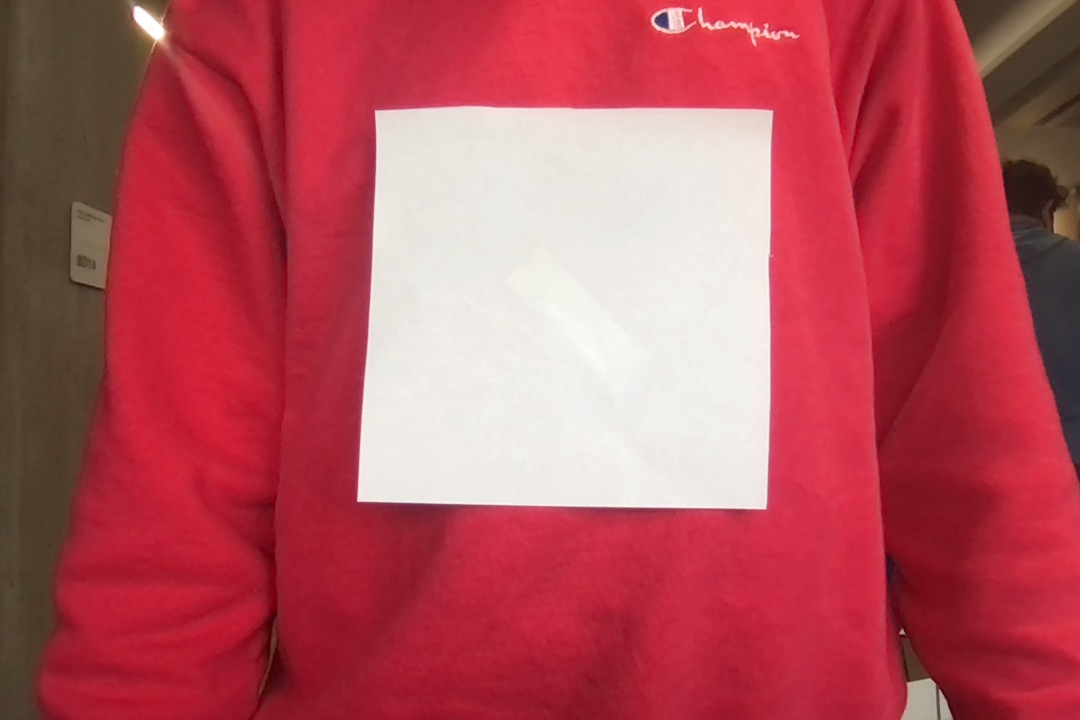
#> input picture experimental/images/square.jpg, 1080 x 720 px
$ python camera.py   (older library calls are emulated)
#> lines starting #> are read from the running program, lines starting #| are printed output that depends on the picture; after the words box and inside, x2 and y2 are one past the last pixel; in counts of white or black regions, pixels touching at a corner belong together
from imutils import paths
import numpy as np
import imutils
import cv2
from statistics import median

def find_marker(image):
    gray = cv2.cvtColor(image, cv2.COLOR_BGR2GRAY)
    gray = cv2.GaussianBlur(gray, (5, 5), 0)
    edged = cv2.Canny(gray, 35, 125)

    cnts = cv2.findContours(edged.copy(), cv2.RETR_LIST, cv2.CHAIN_APPROX_SIMPLE)
    cnts = imutils.grab_contours(cnts)
    cnts = sorted(cnts, key=cv2.contourArea, reverse=True)[:5]
    for c in cnts:
        peri = cv2.arcLength(c, True)
        approx = cv2.approxPolyDP(c, 0.02 * peri, True)
        if len(approx) == 4:
            (x, y, w, h) = cv2.boundingRect(approx)
            ar = w / float(h)
            if ar >= 0.95 and ar <= 1.05:
                return cv2.minAreaRect(approx)

def distance_to_camera(knownWidth, focalLength, perWidth):
	# compute and return the distance from the maker to the camera
	return (knownWidth * focalLength) / perWidth

KNOWN_DISTANCE = 18
KNOWN_WIDTH = 7.5

image = cv2.imread("images/square.jpg")
#> image is the input picture: shape (720, 1080, 3); mean B, G, R 92.2, 82, 180.7
marker = find_marker(image)
#> in find_marker, `gray = cv2.cvtColor(image, cv2.COLOR_BGR2GRAY)`:
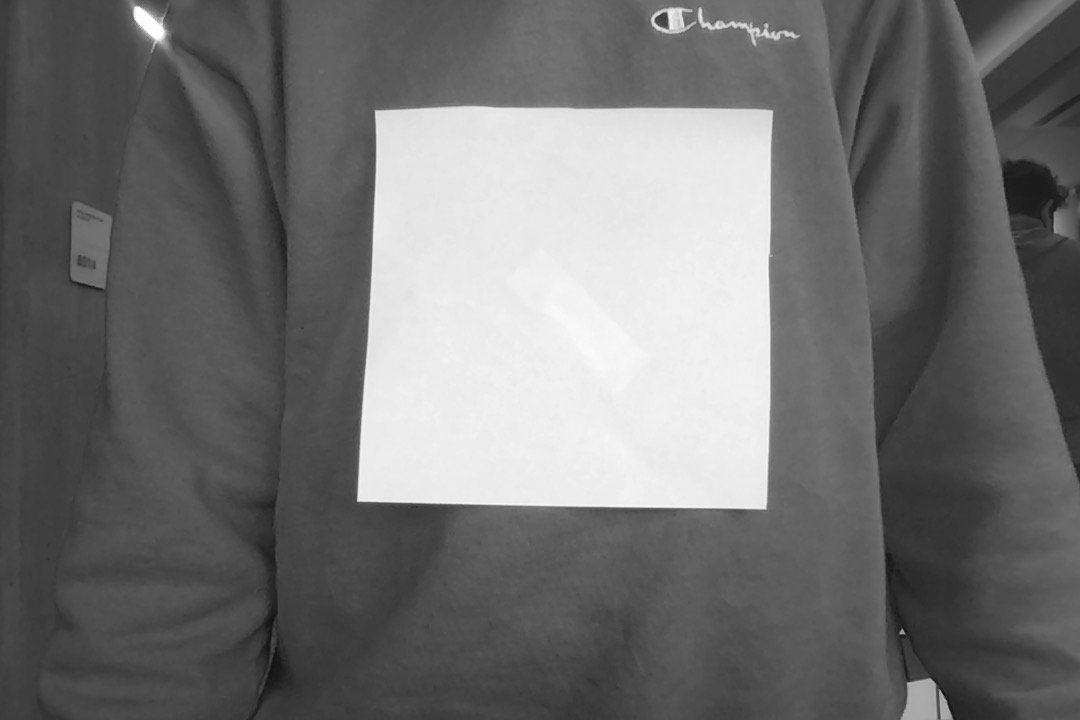
#> gray: shape (720, 1080); min 18, max 255, mean 112.7
#> in find_marker, `edged = cv2.Canny(gray, 35, 125)`:
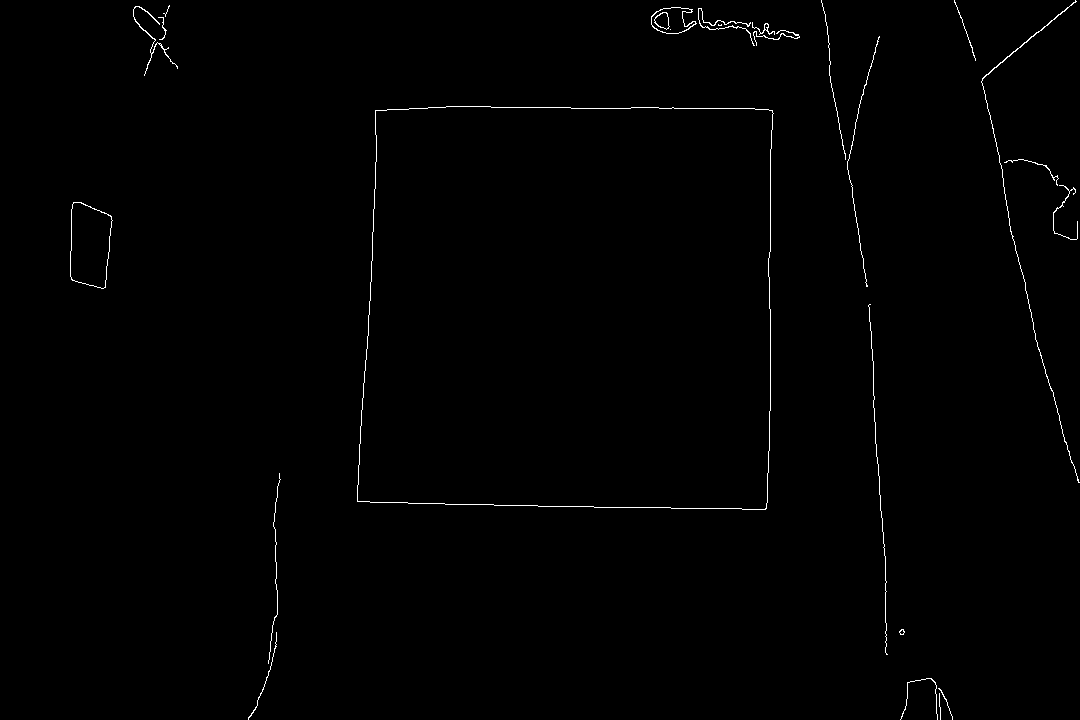
#> edged: shape (720, 1080); 0.62% white in thin lines or dots
#> in find_marker, `cnts = cv2.findContours(edged.copy(), cv2.RETR_LIST, cv2.CHAIN_APPROX_..`: cnts = 32 contours, 18 with area under 20; largest, box (x1, y1, x2, y2) and area: (357, 106, 774, 510) 159860, (357, 106, 774, 510) 159856, (70, 202, 113, 289) 2905, (70, 202, 113, 289) 2893, (651, 7, 697, 34) 792
#> in find_marker, `cnts = sorted(cnts, key=cv2.contourArea, reverse=True)[:5]`: cnts = 5 contours; box (x1, y1, x2, y2) and area: (357, 106, 774, 510) 159860, (357, 106, 774, 510) 159856, (70, 202, 113, 289) 2905, (70, 202, 113, 289) 2893, (651, 7, 697, 34) 792
#> the loop in find_marker, `for c in cnts:` made 1 pass
#> (peri, approx, x, y, w, h, ar) on pass 1: (1617, [[375, 110], [357, 501], [765, 509], [772, 110]], 357, 110, 416, 400, 1.04)
#> marker = ((564.9, 305.5), (399.1, 408.1), -88.88)
focalLength = (marker[1][0] * KNOWN_DISTANCE) / KNOWN_WIDTH
#> focalLength = 957.7
cap = cv2.VideoCapture(0)

prev_frames = []
while True:
    ret, frame = cap.read()
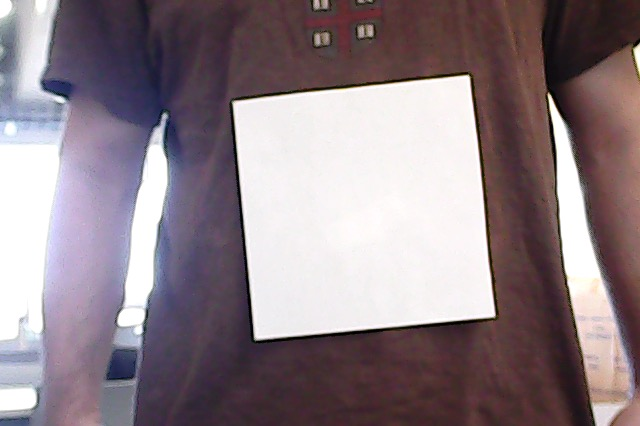
#> input picture images/bigcamera.jpg, 640 x 426 px, given in place of the camera
#> frame is the input picture: shape (426, 640, 3); mean B, G, R 134.4, 127.7, 141.9
    marker = find_marker(frame)
#> in find_marker (call 2), `gray = cv2.cvtColor(image, cv2.COLOR_BGR2GRAY)`:
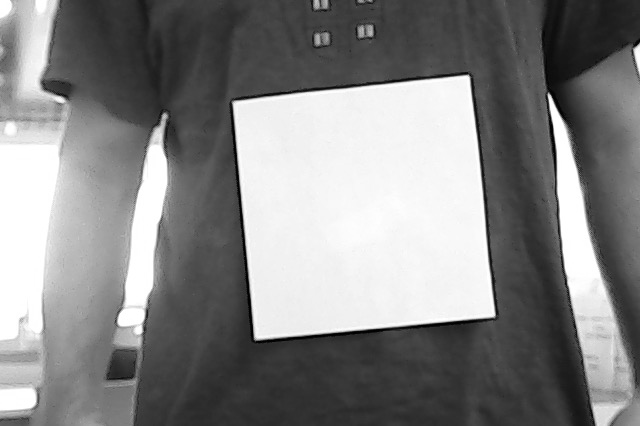
#> gray: shape (426, 640); min 0, max 255, mean 132.7
#> in find_marker (call 2), `edged = cv2.Canny(gray, 35, 125)`:
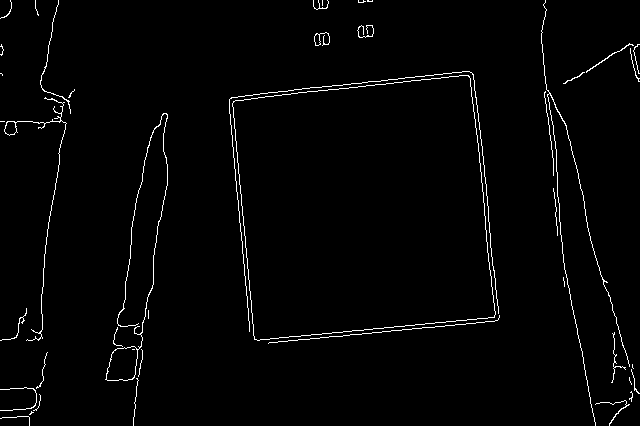
#> edged: shape (426, 640); 1.9% white in thin lines or dots
#> in find_marker (call 2), `cnts = cv2.findContours(edged.copy(), cv2.RETR_LIST, cv2.CHAIN_APPROX_..`: cnts = 47 contours, 37 with area under 20; largest, box (x1, y1, x2, y2) and area: (232, 75, 496, 341) 58316, (232, 75, 496, 341) 58314, (105, 113, 168, 381) 887, (106, 346, 138, 381) 842, (4, 97, 67, 341) 156
#> in find_marker (call 2), `cnts = sorted(cnts, key=cv2.contourArea, reverse=True)[:5]`: cnts = 5 contours; box (x1, y1, x2, y2) and area: (232, 75, 496, 341) 58316, (232, 75, 496, 341) 58314, (105, 113, 168, 381) 887, (106, 346, 138, 381) 842, (4, 97, 67, 341) 156
#> the loop in find_marker, `for c in cnts:` made 1 pass
#> (peri, approx, x, y, w, h, ar) on pass 1: (996.8, [[468, 75], [233, 101], [254, 339], [494, 317]], 233, 75, 262, 265, 0.989)
#> marker = ((362.9, 206.8), (241, 243.4), -5.24)
    if marker:
        inches = distance_to_camera(KNOWN_WIDTH, focalLength, marker[1][0])
#> inches = 29.8
        prev_frames.append(inches)
        if (len(prev_frames) == 60):
            print(median(prev_frames))
            prev_frames = []

        box = cv2.cv.BoxPoints(marker) if imutils.is_cv2() else cv2.boxPoints(marker)
#> box = ((254, 339), (231.8, 96.65), (471.8, 74.65), (494, 317))
        box = np.int0(box)
#> box = [[254, 339], [231, 96], [471, 74], [494, 317]]
        cv2.drawContours(frame, [box], -1, (0, 255, 0), 2)
        cv2.putText(frame, "%.2fft" % (inches / 12),
            (frame.shape[1] - 200, frame.shape[0] - 20), cv2.FONT_HERSHEY_SIMPLEX,
            2.0, (0, 255, 0), 3)
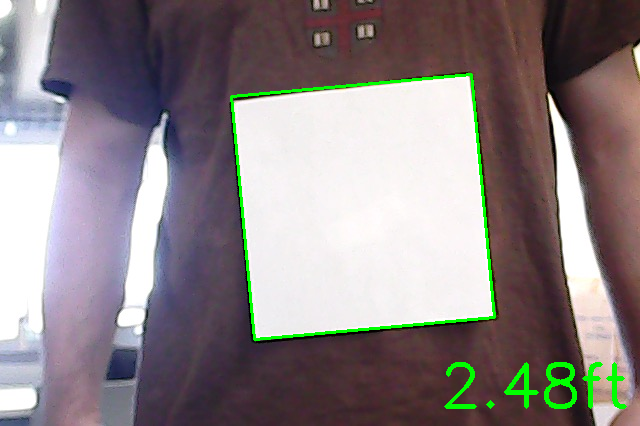
#> frame: shape (426, 640, 3); mean B, G, R 132.7, 130.8, 139.7
        cv2.imshow("image", frame)
        cv2.waitKey(1)
    else:
        cv2.imshow("image", frame)
        cv2.waitKey(1)

cap.release()
cv2.destroyAllWindows()
